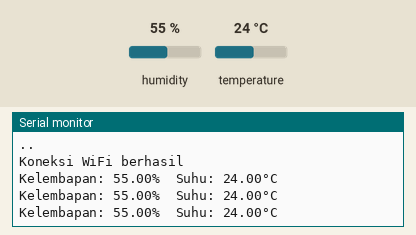
Bench run of a sketch on a simulated ESP32. On the bench: the last lines printed to the serial monitor. The test bench sets the inputs (shaded band); at power-on: humidity 55 %, temperature 24 °C. WiFi joins after 1.5 s; servers stay silent unless stated.

Above: at 3.2 s.
3.3 s: humidity set to 22 %
At 4.66 s:
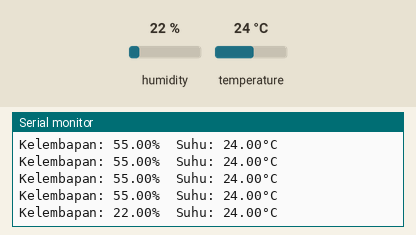
6.1 s: temperature set to 12 °C
At 6.47 s:
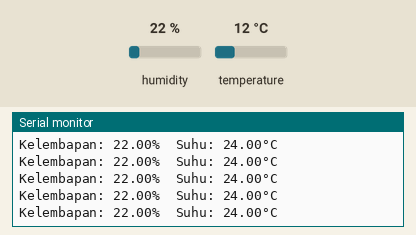
8.9 s: humidity set to 40 %
At 8.91 s:
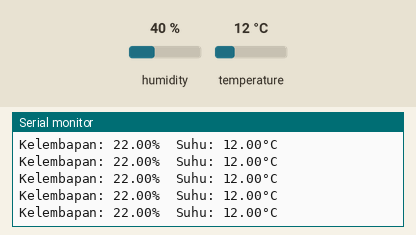
Timing chart, 0 to 11.9 s (numbered marks = the images above; inputs shaded):
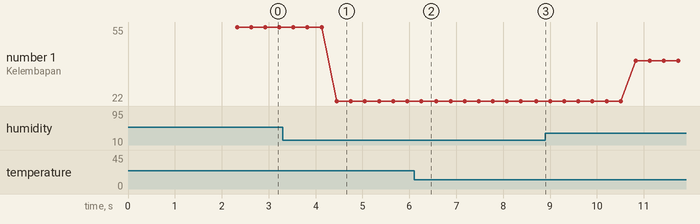

Measured:
- after the input at 3.3 s, the serial monitor: prints a new line after 1.2 s (image 1)
- plotted number 1: 55 → 22 after the input at 3.3 s, 22 → 40 after the input at 8.9 s

The sketch:

esp32_firebase.ino
```cpp
#include <WiFi.h>
#include <FirebaseESP32.h>
#include <DHT.h>

#define FIREBASE_HOST "https://mymqtt-c2861-default-rtdb.firebaseio.com/"
#define FIREBASE_AUTH "AIzaSyBOYIsPaFA9Wg2nDwzhsXD6uKO0lr1YIiA"

const char* ssid = "UNDIKANet";
const char* password = "SemangatPagi:)";

#define DHTPIN 2
#define DHTTYPE DHT11

DHT dht(DHTPIN, DHTTYPE);

FirebaseData firebaseData;


void setup_wifi() {
  // Konfigurasi koneksi WiFi
  WiFi.begin(ssid, password);
  Serial.println("Menghubungkan ke WiFi");

  int attempt = 0;
  while (WiFi.status() != WL_CONNECTED) {
    delay(1000);
    Serial.print(".");
    attempt++;
    if (attempt > 10) { // Jika gagal terkoneksi setelah beberapa percobaan, coba lagi dari awal
      Serial.println("Gagal terkoneksi ke WiFi. Menyambung ulang...");
      WiFi.begin(ssid, password);
      attempt = 0;
    }
  }

  Serial.println("");
  Serial.println("Koneksi WiFi berhasil");
}

void setup() {
  Serial.begin(115200);
  setup_wifi();

  Firebase.begin(FIREBASE_HOST,FIREBASE_AUTH );
  dht.begin();
}

void loop() {

  if (WiFi.status() != WL_CONNECTED) {
    Serial.println("Koneksi WiFi terputus. Menyambung ulang...");
    setup_wifi();
  }

  float kelembaban = dht.readHumidity();
  float suhu = dht.readTemperature();

  if (Firebase.ready()){
    Firebase.setFloat(firebaseData,"/kelembaban", kelembaban);
    Firebase.setFloat(firebaseData,"/suhu", suhu);
  }else{
    Serial.println("firebase not ready");
  }

  Serial.print("Kelembapan: ");
  Serial.print(kelembaban);
  Serial.print("%\t");
  Serial.print("Suhu: ");
  Serial.print(suhu);
  Serial.println("°C");


}
```
